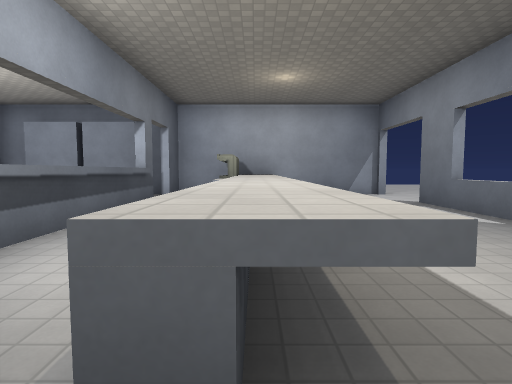
View 1 (above)

12 first-person views from a walk through a level from a Godot 3-D game. The camera is 1.3 m above the floor, tilts 4° down and sees 80° across. The floor is counted in squares, 2 m on a side. Each view is taken from the middle of a square. On the plan, view 1 faces up. The plan holds only what a view shows up to about 10 squares ahead; the rest is blank. The place goes on beyond the plan. Surface patterns are stand-ins for the level's own textures.

View 2
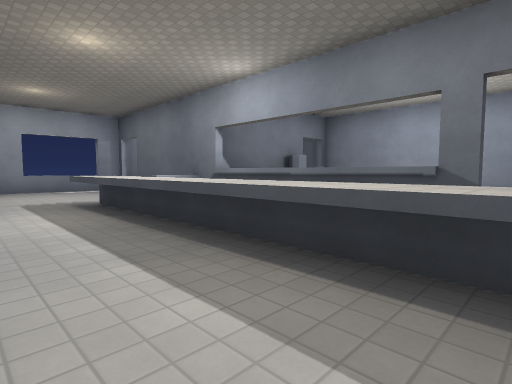

View 3
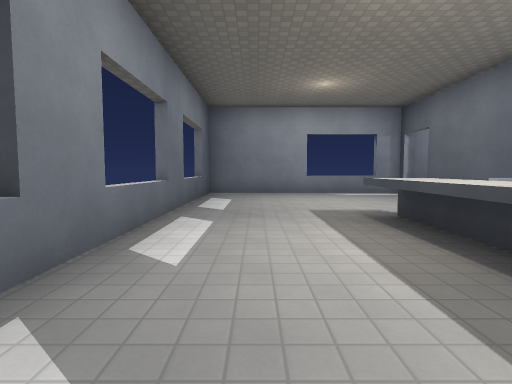

View 4
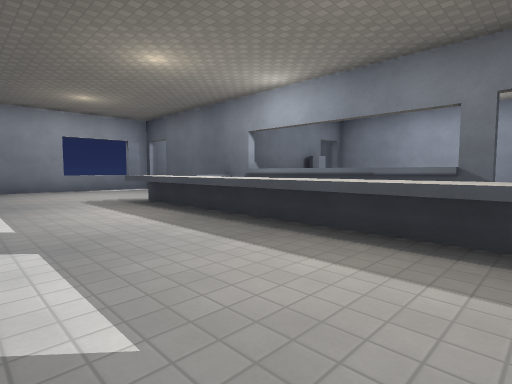

View 5
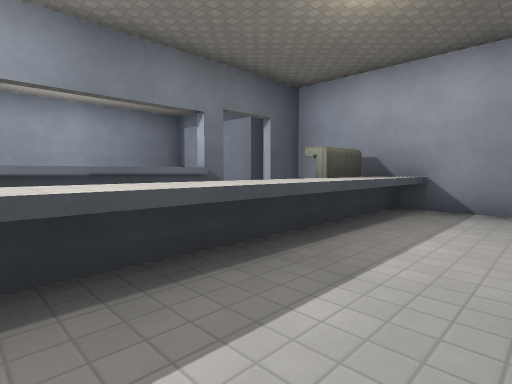

View 6
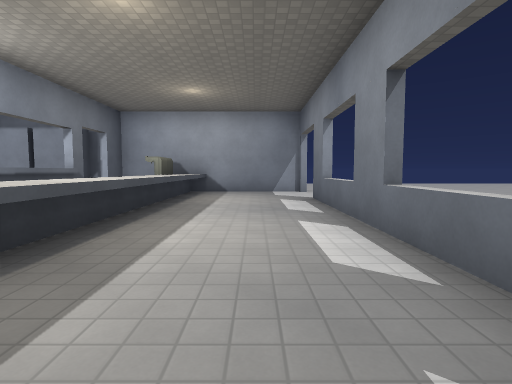

View 7
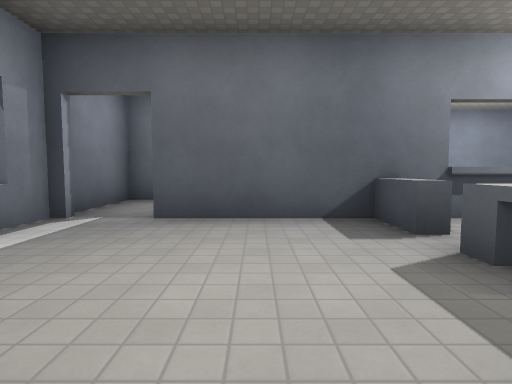

View 8
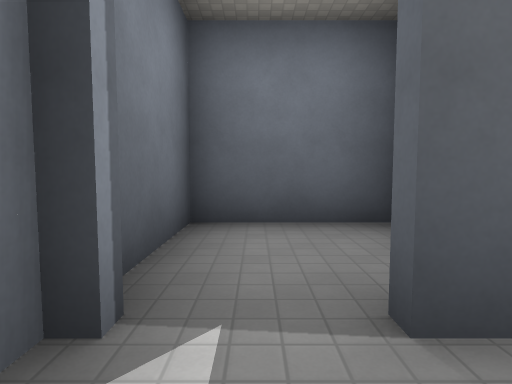

View 9
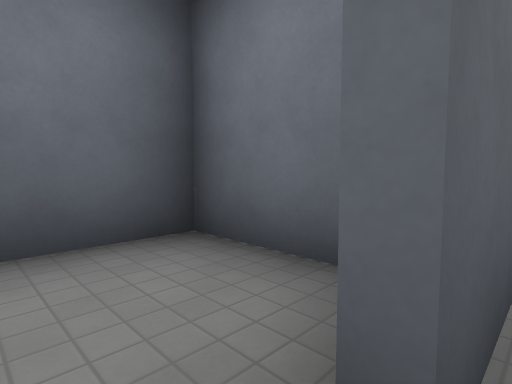

View 10
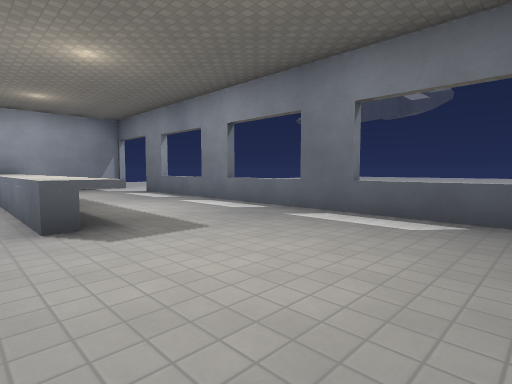

View 11
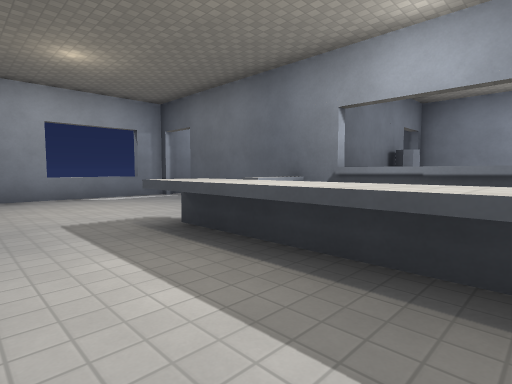

View 12
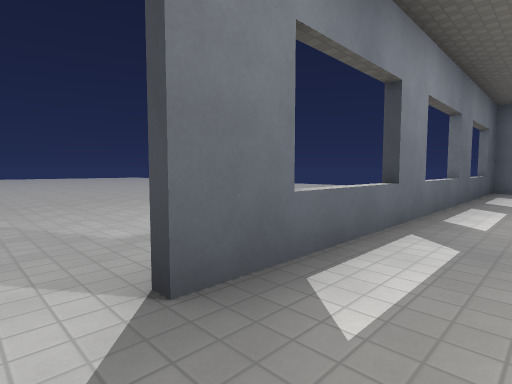

### Floor plan
Key: @ floor where view 1 was taken; # wall or solid block; . floor; = window, fence, low wall or low ledge; ^ raised ledge; M machine.
Columns run from 7 left of view 1 to 14 right of it. Each row starts with its distance up from view 1.
  9     #######.
  8 ######MM....
  7 #     MM.......
  6 #    ^^^..#...........
  5 #    ^ ^..#...........
  4 #    ^ ^..=.   ......
  3 #    ^ ^..#      ...
  2 # #  ^.^..#.
  1 ######.^..=.
  0   ####.@..#
 -1   ####....#
 -2   #..#....=
 -3   #.......#
 -4   ####^^###

Positions as (right, up) in squares from view 1, and headings:
1: (0, 0), facing up
2: (2, 7), facing down-left
3: (2, 5), facing down
4: (3, 7), facing down-left
5: (2, 3), facing up-left
6: (2, -1), facing up
7: (2, -1), facing left
8: (-1, -3), facing left
9: (-2, -3), facing up-left
10: (-1, -3), facing up-right
11: (2, 4), facing down-left
12: (2, 7), facing down-right
